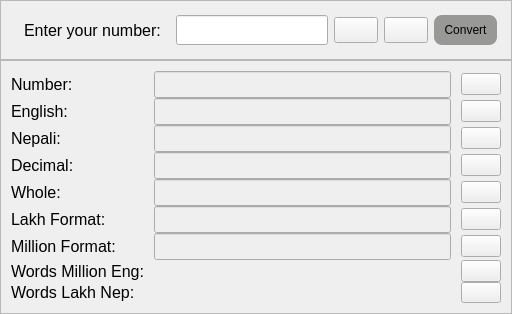
               <widget class="QWidget" name="utilites_number">
                <layout class="QVBoxLayout" name="verticalLayout_10">
                 <property name="spacing">
                  <number>0</number>
                 </property>
                 <property name="leftMargin">
                  <number>0</number>
                 </property>
                 <property name="topMargin">
                  <number>0</number>
                 </property>
                 <property name="rightMargin">
                  <number>0</number>
                 </property>
                 <property name="bottomMargin">
                  <number>0</number>
                 </property>
                 <item>
                  <widget class="QFrame" name="input_number">
                   <property name="minimumSize">
                    <size>
                     <width>0</width>
                     <height>40</height>
                    </size>
                   </property>
                   <property name="maximumSize">
                    <size>
                     <width>16777215</width>
                     <height>60</height>
                    </size>
                   </property>
                   <property name="styleSheet">
                    <string notr="true">padding: 5px;</string>
                   </property>
                   <property name="frameShape">
                    <enum>QFrame::StyledPanel</enum>
                   </property>
                   <property name="frameShadow">
                    <enum>QFrame::Raised</enum>
                   </property>
                   <layout class="QHBoxLayout" name="horizontalLayout_9">
                    <item>
                     <widget class="QLabel" name="number_input_label">
                      <property name="font">
                       <font>
                        <family>Helvetica</family>
                        <pointsize>12</pointsize>
                       </font>
                      </property>
                      <property name="text">
                       <string>Enter your number:</string>
                      </property>
                     </widget>
                    </item>
                    <item>
                     <widget class="QLineEdit" name="num_input">
                      <property name="font">
                       <font>
                        <family>Helvetica</family>
                        <pointsize>12</pointsize>
                       </font>
                      </property>
                      <property name="autoFillBackground">
                       <bool>false</bool>
                      </property>
                      <property name="styleSheet">
                       <string notr="true"/>
                      </property>
                      <property name="text">
                       <string/>
                      </property>
                      <property name="placeholderText">
                       <string notr="true"/>
                      </property>
                      <property name="clearButtonEnabled">
                       <bool>false</bool>
                      </property>
                     </widget>
                    </item>
                    <item>
                     <widget class="QPushButton" name="clear_btn">
                      <property name="cursor">
                       <cursorShape>PointingHandCursor</cursorShape>
                      </property>
                      <property name="text">
                       <string/>
                      </property>
                      <property name="icon">
                       <iconset resource="../assets.qrc">
                        <normaloff>:/icons/icons/x.svg</normaloff>:/icons/icons/x.svg</iconset>
                      </property>
                     </widget>
                    </item>
                    <item>
                     <widget class="QPushButton" name="copy_num_all_btn">
                      <property name="cursor">
                       <cursorShape>PointingHandCursor</cursorShape>
                      </property>
                      <property name="text">
                       <string/>
                      </property>
                      <property name="icon">
                       <iconset resource="../assets.qrc">
                        <normaloff>:/icons/icons/copy.svg</normaloff>:/icons/icons/copy.svg</iconset>
                      </property>
                     </widget>
                    </item>
                    <item>
                     <widget class="QPushButton" name="convert_btn">
                      <property name="cursor">
                       <cursorShape>PointingHandCursor</cursorShape>
                      </property>
                      <property name="styleSheet">
                       <string notr="true">padding: 10px;
border-radius: 8px;
background-color: rgb(152, 152, 151);</string>
                      </property>
                      <property name="text">
                       <string>Convert</string>
                      </property>
                     </widget>
                    </item>
                   </layout>
                  </widget>
                 </item>
                 <item alignment="Qt::AlignTop">
                  <widget class="QFrame" name="output_number">
                   <property name="frameShape">
                    <enum>QFrame::StyledPanel</enum>
                   </property>
                   <property name="frameShadow">
                    <enum>QFrame::Raised</enum>
                   </property>
                   <layout class="QVBoxLayout" name="verticalLayout_11">
                    <property name="spacing">
                     <number>0</number>
                    </property>
                    <property name="leftMargin">
                     <number>0</number>
                    </property>
                    <property name="topMargin">
                     <number>0</number>
                    </property>
                    <property name="rightMargin">
                     <number>0</number>
                    </property>
                    <property name="bottomMargin">
                     <number>0</number>
                    </property>
                    <item>
                     <layout class="QGridLayout" name="number_output">
                      <property name="leftMargin">
                       <number>10</number>
                      </property>
                      <property name="topMargin">
                       <number>10</number>
                      </property>
                      <property name="rightMargin">
                       <number>10</number>
                      </property>
                      <property name="bottomMargin">
                       <number>10</number>
                      </property>
                      <property name="horizontalSpacing">
                       <number>10</number>
                      </property>
                      <item row="3" column="0">
                       <widget class="QLabel" name="decimal_lbl">
                        <property name="font">
                         <font>
                          <family>Helvetica</family>
                          <pointsize>12</pointsize>
                         </font>
                        </property>
                        <property name="text">
                         <string>Decimal:</string>
                        </property>
                       </widget>
                      </item>
                      <item row="1" column="0">
                       <widget class="QLabel" name="eng_lbl">
                        <property name="font">
                         <font>
                          <family>Helvetica</family>
                          <pointsize>12</pointsize>
                         </font>
                        </property>
                        <property name="text">
                         <string>English:</string>
                        </property>
                       </widget>
                      </item>
                      <item row="8" column="2">
                       <widget class="QPushButton" name="nep_words_copy_btn">
                        <property name="font">
                         <font>
                          <pointsize>8</pointsize>
                         </font>
                        </property>
                        <property name="cursor">
                         <cursorShape>PointingHandCursor</cursorShape>
                        </property>
                        <property name="text">
                         <string/>
                        </property>
                        <property name="icon">
                         <iconset resource="../assets.qrc">
                          <normaloff>:/icons/icons/copy.svg</normaloff>:/icons/icons/copy.svg</iconset>
                        </property>
                       </widget>
                      </item>
                      <item row="2" column="1">
                       <widget class="QLineEdit" name="nepali_disp">
                        <property name="enabled">
                         <bool>false</bool>
                        </property>
                        <property name="font">
                         <font>
                          <family>Helvetica</family>
                          <pointsize>12</pointsize>
                         </font>
                        </property>
                       </widget>
                      </item>
                      <item row="4" column="0">
                       <widget class="QLabel" name="whole_lbl">
                        <property name="font">
                         <font>
                          <family>Helvetica</family>
                          <pointsize>12</pointsize>
                         </font>
                        </property>
                        <property name="text">
                         <string>Whole:</string>
                        </property>
                       </widget>
                      </item>
                      <item row="5" column="2">
                       <widget class="QPushButton" name="lakh_copy_btn">
                        <property name="cursor">
                         <cursorShape>PointingHandCursor</cursorShape>
                        </property>
                        <property name="text">
                         <string/>
                        </property>
                        <property name="icon">
                         <iconset resource="../assets.qrc">
                          <normaloff>:/icons/icons/copy.svg</normaloff>:/icons/icons/copy.svg</iconset>
                        </property>
                       </widget>
                      </item>
                      <item row="0" column="2">
                       <widget class="QPushButton" name="num_copy_btn">
                        <property name="cursor">
                         <cursorShape>PointingHandCursor</cursorShape>
                        </property>
                        <property name="text">
                         <string/>
                        </property>
                        <property name="icon">
                         <iconset resource="../assets.qrc">
                          <normaloff>:/icons/icons/copy.svg</normaloff>:/icons/icons/copy.svg</iconset>
                        </property>
                       </widget>
                      </item>
                      <item row="8" column="1">
                       <widget class="QLabel" name="words_nep_disp">
                        <property name="font">
                         <font>
                          <family>Helvetica</family>
                          <pointsize>12</pointsize>
                         </font>
                        </property>
                        <property name="text">
                         <string/>
                        </property>
                        <property name="wordWrap">
                         <bool>true</bool>
                        </property>
                       </widget>
                      </item>
                      <item row="8" column="0">
                       <widget class="QLabel" name="words_nep_lbl">
                        <property name="font">
                         <font>
                          <family>Helvetica</family>
                          <pointsize>12</pointsize>
                         </font>
                        </property>
                        <property name="text">
                         <string>Words Lakh Nep:</string>
                        </property>
                       </widget>
                      </item>
                      <item row="2" column="2">
                       <widget class="QPushButton" name="nep_copy_btn">
                        <property name="cursor">
                         <cursorShape>PointingHandCursor</cursorShape>
                        </property>
                        <property name="text">
                         <string/>
                        </property>
                        <property name="icon">
                         <iconset resource="../assets.qrc">
                          <normaloff>:/icons/icons/copy.svg</normaloff>:/icons/icons/copy.svg</iconset>
                        </property>
                       </widget>
                      </item>
                      <item row="5" column="0">
                       <widget class="QLabel" name="lakh_lbl">
                        <property name="font">
                         <font>
                          <family>Helvetica</family>
                          <pointsize>12</pointsize>
                         </font>
                        </property>
                        <property name="text">
                         <string>Lakh Format:</string>
                        </property>
                       </widget>
                      </item>
                      <item row="2" column="0">
                       <widget class="QLabel" name="nepali_lbl">
                        <property name="font">
                         <font>
                          <family>Helvetica</family>
                          <pointsize>12</pointsize>
                         </font>
                        </property>
                        <property name="text">
                         <string>Nepali:</string>
                        </property>
                       </widget>
                      </item>
                      <item row="0" column="1">
                       <widget class="QLineEdit" name="number_disp">
                        <property name="enabled">
                         <bool>false</bool>
                        </property>
                        <property name="font">
                         <font>
                          <family>Helvetica</family>
                          <pointsize>12</pointsize>
                         </font>
                        </property>
                       </widget>
                      </item>
                      <item row="0" column="0">
                       <widget class="QLabel" name="num_lbl">
                        <property name="font">
                         <font>
                          <family>Helvetica</family>
                          <pointsize>12</pointsize>
                         </font>
                        </property>
                        <property name="text">
                         <string>Number:</string>
                        </property>
                       </widget>
                      </item>
                      <item row="3" column="1">
                       <widget class="QLineEdit" name="decimal_disp">
                        <property name="enabled">
                         <bool>false</bool>
                        </property>
                        <property name="font">
                         <font>
                          <family>Helvetica</family>
                          <pointsize>12</pointsize>
                         </font>
                        </property>
                       </widget>
                      </item>
                      <item row="7" column="2">
                       <widget class="QPushButton" name="eng_words_copy_btn">
                        <property name="cursor">
                         <cursorShape>PointingHandCursor</cursorShape>
                        </property>
                        <property name="text">
                         <string/>
                        </property>
                        <property name="icon">
                         <iconset resource="../assets.qrc">
                          <normaloff>:/icons/icons/copy.svg</normaloff>:/icons/icons/copy.svg</iconset>
                        </property>
                       </widget>
                      </item>
                      <item row="7" column="0">
                       <widget class="QLabel" name="words_eng_lbl">
                        <property name="font">
                         <font>
                          <family>Helvetica</family>
                          <pointsize>12</pointsize>
                         </font>
                        </property>
                        <property name="text">
                         <string>Words Million Eng:</string>
                        </property>
                       </widget>
                      </item>
                      <item row="4" column="1">
                       <widget class="QLineEdit" name="whole_disp">
                        <property name="enabled">
                         <bool>false</bool>
                        </property>
                        <property name="font">
                         <font>
                          <family>Helvetica</family>
                          <pointsize>12</pointsize>
                         </font>
                        </property>
                       </widget>
                      </item>
                      <item row="6" column="0">
                       <widget class="QLabel" name="million_lbl">
                        <property name="font">
                         <font>
                          <family>Helvetica</family>
                          <pointsize>12</pointsize>
                         </font>
                        </property>
                        <property name="text">
                         <string>Million Format:</string>
                        </property>
                       </widget>
                      </item>
                      <item row="4" column="2">
                       <widget class="QPushButton" name="whole_copy_btn">
                        <property name="cursor">
                         <cursorShape>PointingHandCursor</cursorShape>
                        </property>
                        <property name="text">
                         <string/>
                        </property>
                        <property name="icon">
                         <iconset resource="../assets.qrc">
                          <normaloff>:/icons/icons/copy.svg</normaloff>:/icons/icons/copy.svg</iconset>
                        </property>
                       </widget>
                      </item>
                      <item row="7" column="1">
                       <widget class="QLabel" name="words_eng_disp">
                        <property name="font">
                         <font>
                          <family>Helvetica</family>
                          <pointsize>12</pointsize>
                         </font>
                        </property>
                        <property name="text">
                         <string/>
                        </property>
                        <property name="wordWrap">
                         <bool>true</bool>
                        </property>
                       </widget>
                      </item>
                      <item row="5" column="1">
                       <widget class="QLineEdit" name="lakh_format_disp">
                        <property name="enabled">
                         <bool>false</bool>
                        </property>
                        <property name="font">
                         <font>
                          <family>Helvetica</family>
                          <pointsize>12</pointsize>
                         </font>
                        </property>
                       </widget>
                      </item>
                      <item row="6" column="1">
                       <widget class="QLineEdit" name="million_format_disp">
                        <property name="enabled">
                         <bool>false</bool>
                        </property>
                        <property name="font">
                         <font>
                          <family>Helvetica</family>
                          <pointsize>12</pointsize>
                         </font>
                        </property>
                       </widget>
                      </item>
                      <item row="1" column="2">
                       <widget class="QPushButton" name="eng_copy_btn">
                        <property name="cursor">
                         <cursorShape>PointingHandCursor</cursorShape>
                        </property>
                        <property name="text">
                         <string/>
                        </property>
                        <property name="icon">
                         <iconset resource="../assets.qrc">
                          <normaloff>:/icons/icons/copy.svg</normaloff>:/icons/icons/copy.svg</iconset>
                        </property>
                       </widget>
                      </item>
                      <item row="6" column="2">
                       <widget class="QPushButton" name="million_copy_btn">
                        <property name="cursor">
                         <cursorShape>PointingHandCursor</cursorShape>
                        </property>
                        <property name="text">
                         <string/>
                        </property>
                        <property name="icon">
                         <iconset resource="../assets.qrc">
                          <normaloff>:/icons/icons/copy.svg</normaloff>:/icons/icons/copy.svg</iconset>
                        </property>
                       </widget>
                      </item>
                      <item row="3" column="2">
                       <widget class="QPushButton" name="decimal_copy_btn">
                        <property name="cursor">
                         <cursorShape>PointingHandCursor</cursorShape>
                        </property>
                        <property name="text">
                         <string/>
                        </property>
                        <property name="icon">
                         <iconset resource="../assets.qrc">
                          <normaloff>:/icons/icons/copy.svg</normaloff>:/icons/icons/copy.svg</iconset>
                        </property>
                       </widget>
                      </item>
                      <item row="1" column="1">
                       <widget class="QLineEdit" name="english_disp">
                        <property name="enabled">
                         <bool>false</bool>
                        </property>
                        <property name="font">
                         <font>
                          <family>Helvetica</family>
                          <pointsize>12</pointsize>
                         </font>
                        </property>
                       </widget>
                      </item>
                     </layout>
                    </item>
                   </layout>
                  </widget>
                 </item>
                </layout>
               </widget>
